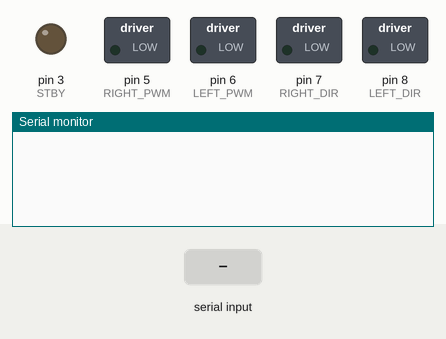
This sketch was run on a simulated Arduino Uno, built with avr-gcc and run on an emulated ATmega328P. On the bench: switched loads named in the sketch (green lamp = pin HIGH), output pins drawn as LEDs (lit = HIGH), the last lines printed to the serial monitor. The inputs (shaded band) are chosen by the test bench.

Above: at 1.2 s.
1.3 s: "STOP 1\n" received over Serial
At 2.2 s:
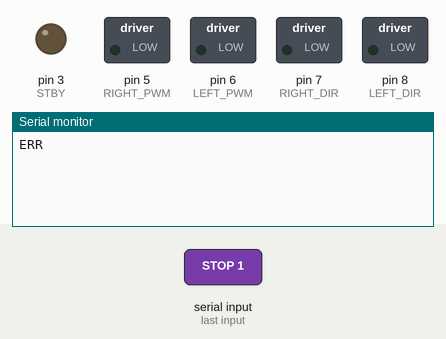
2.8 s: "STOP\n" received over Serial
At 3.3 s:
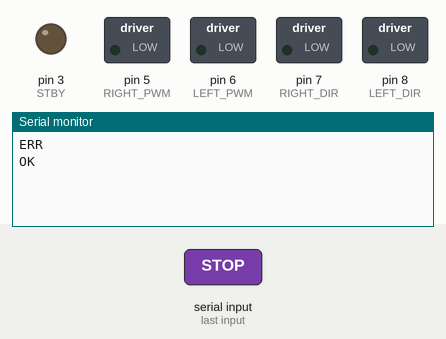

The sketch:

motor_listener.ino
```cpp
#include <Arduino.h>
#include <stdlib.h>
#include <string.h>
#include <avr/wdt.h>

// Check these pins against your Elegoo shield revision.
const byte RIGHT_PWM = 5, LEFT_PWM = 6;
const byte RIGHT_DIR = 7, LEFT_DIR = 8, STBY = 3;
const bool LEFT_FORWARD_HIGH = true, RIGHT_FORWARD_HIGH = true;
char buffer[48];
byte used = 0;
bool dropping = false, moving = false;
unsigned long deadline = 0, lastByte = 0;

void stopMotors() {
  analogWrite(LEFT_PWM, 0);
  analogWrite(RIGHT_PWM, 0);
  digitalWrite(STBY, LOW);
  moving = false;
}

bool number(const char *text, long &value) {
  if (!text || !*text) return false;
  for (const char *p = text; *p; ++p) if (*p < '0' || *p > '9') return false;
  if (strlen(text) > 3) return false;
  value = strtol(text, NULL, 10);
  return true;
}

void command() {
  stopMotors();
  char *name = strtok(buffer, " ");
  char *speedText = strtok(NULL, " ");
  char *timeText = strtok(NULL, " ");
  char *extra = strtok(NULL, " ");
  if (name && strcmp(name, "STOP") == 0 && !speedText) {
    Serial.println(F("OK"));
    return;
  }
  long speed = 0, duration = 0;
  bool known = name && (!strcmp(name, "FWD") || !strcmp(name, "BACK") ||
                        !strcmp(name, "LEFT") || !strcmp(name, "RIGHT"));
  if (!known || extra || !number(speedText, speed) || !number(timeText, duration) ||
      speed < 1 || speed > 120 || duration < 1 || duration > 200) {
    Serial.println(F("ERR"));
    return;
  }
  bool leftForward = strcmp(name, "BACK") && strcmp(name, "LEFT");
  bool rightForward = strcmp(name, "BACK") && strcmp(name, "RIGHT");
  digitalWrite(LEFT_DIR, leftForward == LEFT_FORWARD_HIGH ? HIGH : LOW);
  digitalWrite(RIGHT_DIR, rightForward == RIGHT_FORWARD_HIGH ? HIGH : LOW);
  digitalWrite(STBY, HIGH);
  analogWrite(LEFT_PWM, speed);
  analogWrite(RIGHT_PWM, speed);
  moving = true;
  deadline = millis() + duration;
  Serial.println(F("OK"));
}

void setup() {
  MCUSR = 0;
  wdt_disable();
  pinMode(LEFT_PWM, OUTPUT); pinMode(RIGHT_PWM, OUTPUT);
  pinMode(LEFT_DIR, OUTPUT); pinMode(RIGHT_DIR, OUTPUT); pinMode(STBY, OUTPUT);
  stopMotors();
  Serial.begin(115200);
  wdt_enable(WDTO_500MS);
}

void loop() {
  wdt_reset();
  // Stop even if the Pi freezes or its USB cable comes out.
  if (moving && (long)(millis() - deadline) >= 0) stopMotors();
  if ((used || dropping) && millis() - lastByte > 100) {
    used = 0; dropping = false; stopMotors();
  }
  if (!Serial.available()) return;
  char c = Serial.read();
  lastByte = millis();
  if (c == '\r') return;
  if (c == '\n') {
    if (dropping) Serial.println(F("ERR"));
    else { buffer[used] = '\0'; command(); }
    used = 0; dropping = false;
  } else if ((unsigned char)c < 32 || (unsigned char)c > 126 || used >= sizeof(buffer)-1) {
    stopMotors(); dropping = true;
  } else if (!dropping) buffer[used++] = c;
}
```

Measured:
- after the input at 1.3 s, the serial monitor: prints a new line at once (image 1)
- after the input at 2.8 s, the serial monitor: prints a new line at once (image 2)
